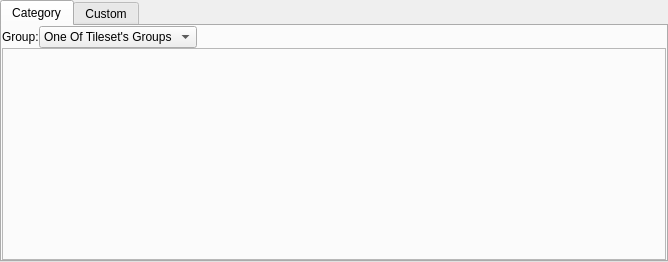
<?xml version="1.0" encoding="UTF-8"?>
<ui version="4.0">
 <class>TilesetItemBox</class>
 <widget class="QDockWidget" name="TilesetItemBox">
  <property name="geometry">
   <rect>
    <x>0</x>
    <y>0</y>
    <width>668</width>
    <height>262</height>
   </rect>
  </property>
  <property name="minimumSize">
   <size>
    <width>249</width>
    <height>262</height>
   </size>
  </property>
  <property name="floating">
   <bool>true</bool>
  </property>
  <property name="allowedAreas">
   <set>Qt::BottomDockWidgetArea|Qt::LeftDockWidgetArea|Qt::RightDockWidgetArea</set>
  </property>
  <property name="windowTitle">
   <string>Tileset Item Box</string>
  </property>
  <widget class="QWidget" name="dockWidgetContents">
   <layout class="QGridLayout" name="gridLayout">
    <property name="leftMargin">
     <number>0</number>
    </property>
    <property name="topMargin">
     <number>0</number>
    </property>
    <property name="rightMargin">
     <number>0</number>
    </property>
    <property name="bottomMargin">
     <number>0</number>
    </property>
    <property name="spacing">
     <number>0</number>
    </property>
    <item row="0" column="0">
     <widget class="QTabWidget" name="TileSetsCategories">
      <property name="currentIndex">
       <number>0</number>
      </property>
      <widget class="QWidget" name="tab">
       <attribute name="title">
        <string notr="true">Category</string>
       </attribute>
       <layout class="QGridLayout" name="gridLayout_27">
        <property name="leftMargin">
         <number>0</number>
        </property>
        <property name="topMargin">
         <number>0</number>
        </property>
        <property name="rightMargin">
         <number>0</number>
        </property>
        <property name="bottomMargin">
         <number>0</number>
        </property>
        <property name="spacing">
         <number>0</number>
        </property>
        <item row="0" column="0">
         <widget class="QLabel" name="label_83">
          <property name="text">
           <string notr="true">Group:</string>
          </property>
         </widget>
        </item>
        <item row="0" column="1">
         <widget class="QComboBox" name="tilesetGroup">
          <property name="currentText">
           <string notr="true">One Of Tileset's Groups</string>
          </property>
          <item>
           <property name="text">
            <string notr="true">One Of Tileset's Groups</string>
           </property>
          </item>
         </widget>
        </item>
        <item row="0" column="2">
         <spacer name="horizontalSpacer_8">
          <property name="orientation">
           <enum>Qt::Horizontal</enum>
          </property>
          <property name="sizeHint" stdset="0">
           <size>
            <width>1283</width>
            <height>20</height>
           </size>
          </property>
         </spacer>
        </item>
        <item row="1" column="0" colspan="3">
         <widget class="QFrame" name="TileSets">
          <property name="frameShape">
           <enum>QFrame::StyledPanel</enum>
          </property>
          <property name="frameShadow">
           <enum>QFrame::Raised</enum>
          </property>
         </widget>
        </item>
       </layout>
      </widget>
      <widget class="QWidget" name="custom_cat">
       <attribute name="title">
        <string notr="true">Custom</string>
       </attribute>
       <layout class="QGridLayout" name="gridLayout_28">
        <property name="leftMargin">
         <number>0</number>
        </property>
        <property name="topMargin">
         <number>0</number>
        </property>
        <property name="rightMargin">
         <number>0</number>
        </property>
        <property name="bottomMargin">
         <number>0</number>
        </property>
        <property name="spacing">
         <number>0</number>
        </property>
        <item row="0" column="1">
         <widget class="QLineEdit" name="customTilesetSearchEdit"/>
        </item>
        <item row="0" column="0">
         <widget class="QLabel" name="label_88">
          <property name="text">
           <string>Search: </string>
          </property>
         </widget>
        </item>
        <item row="0" column="2">
         <widget class="QPushButton" name="newTileset">
          <property name="text">
           <string>New tileset</string>
          </property>
         </widget>
        </item>
        <item row="1" column="0" colspan="3">
         <widget class="QScrollArea" name="customTilesets">
          <property name="widgetResizable">
           <bool>true</bool>
          </property>
          <widget class="QWidget" name="scrollAreaWidgetContents">
           <property name="geometry">
            <rect>
             <x>0</x>
             <y>0</y>
             <width>98</width>
             <height>28</height>
            </rect>
           </property>
          </widget>
         </widget>
        </item>
       </layout>
      </widget>
     </widget>
    </item>
   </layout>
  </widget>
 </widget>
 <resources/>
 <connections/>
</ui>
